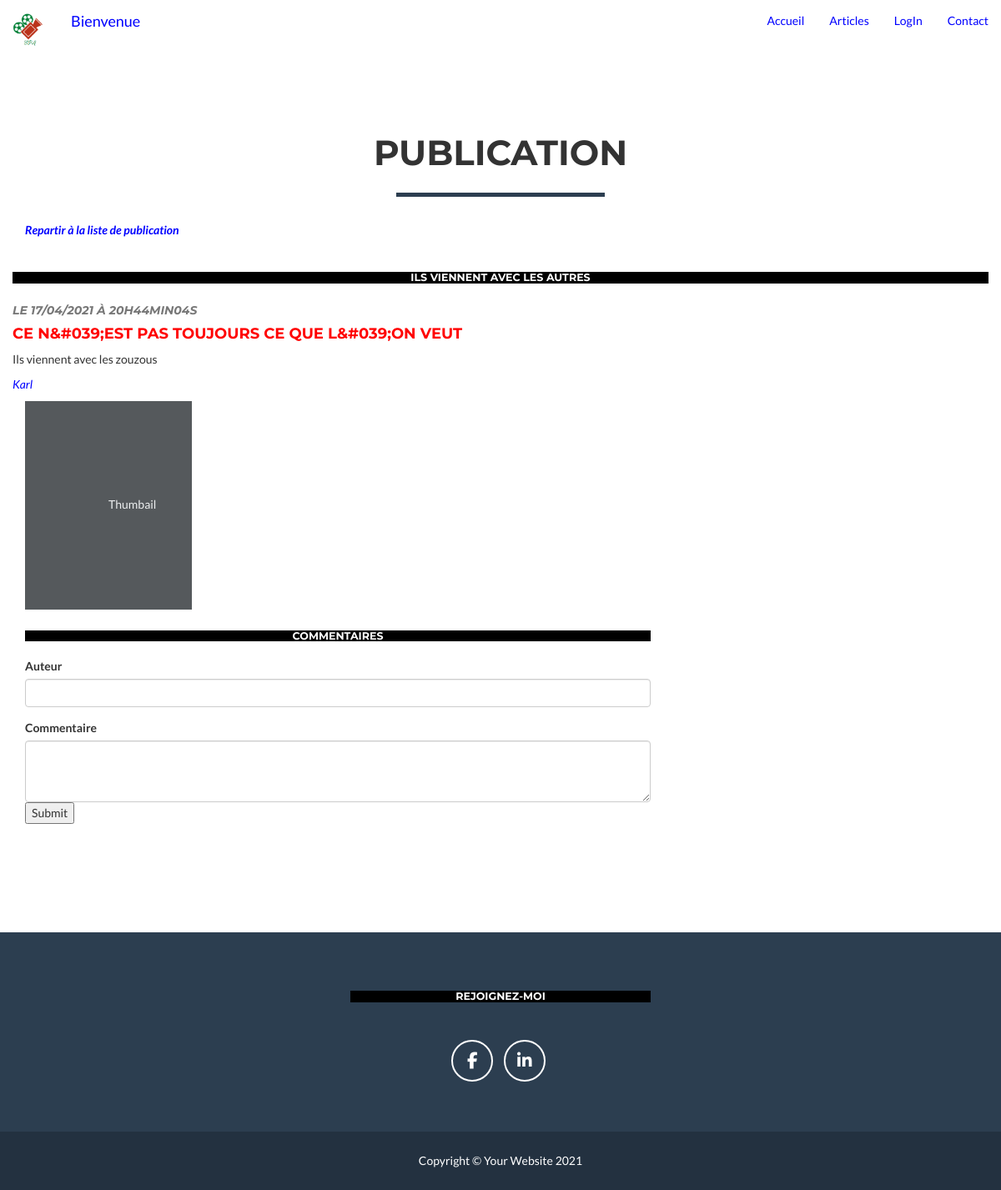
The app's page /index.php?action=getPostComments&id_article=33 with its own data.
### tables this page shows
CREATE TABLE IF NOT EXISTS `post` (
  `id_post` int(11) NOT NULL AUTO_INCREMENT,
  `title` varchar(70) NOT NULL,
  `date_post` datetime NOT NULL,
  `chapo` varchar(255) NOT NULL,
  `content` text NOT NULL,
  `author` varchar(70) NOT NULL,
  PRIMARY KEY (`id_post`)
);

### controllers/ctrlComments.php (called while the page is built, shortened)
<?php
class ctrlComments
{
	 public function getPostComments()
	{
		$instance_post=new \myrna\blog\model\PostManager();
		if(isset($_GET['id_article']) AND !empty($_GET['id_article']) )
		$post=$instance_post->getPost($_GET['id_article']);
		require('view/frontend/postView.php');
	}
}

### index.php (called while the page is built, shortened)
<?php
$switcher= new \myrna\blog\controllers\Switcher();
$switcher->switchRequete();
?>

### model/PostManager.php (called while the page is built, shortened)
<?php
class PostManager extends Manager
{
	public function getPost($postId)
	{
	    $bdd=$this->bddConnexion();
	    $sql_post='SELECT id_post,title,DATE_FORMAT(date_post,\'%d/%m/%Y à %Hh%imin%ss\' )
			 AS date_post_fr,chapo,content,author FROM post WHERE id_post=?
			 ORDER BY date_post DESC';
	    $req=$bdd->prepare($sql_post);
	    $req->execute(array($postId));
	    $post=$req->fetch();
		return $post;
	}
}
?>

### view/frontend/postView.php (the view, shortened to what this page needs)
    <section id="portfolio">
        <div class="container">
            <div class="row">
                <div class="col-lg-12 text-center">
                    <h2>Publication</h2>
                    <hr class="star-primary">
                </div>
            </div>
        </div>
        <div class="container">
             <div class="row">
                <div class="col-lg-12">
                    <strong class="d-inline-block mb-2 text-primary">
                        <a href="index.php?action=getListPost">
                            <em>Repartir à la liste de publication</em>
                        </a><br/><br/>
                    </strong>
                </div>
            </div>
            <div class="row flex-md-row ">
                <div col-md-3 style="padding-bottom: 10px">       <h3 class="mb-0"><?php if(isset($post['title']) AND !empty($post['title'])) { echo htmlspecialchars($post['title']);}?></h3>
                    <h5 class="mb-1 text-muted">
                        <br/><em> le <?php if(isset($post['date_post_fr']) AND !empty($post['date_post_fr'])) { echo $post['date_post_fr']; }?> </em>
                    </h5>
                    <p class="card-text mb-auto"> <h4><font color=red><?php if(isset($post['chapo']) AND !empty($post['chapo'])) { echo nl2br(htmlspecialchars($post['chapo']) ).'<br/>'; }?> </font></h4>
                    <?php if(isset($post['content']) AND !empty($post['content'])) { echo nl2br(htmlspecialchars($post['content']) ).'<br/>'; } ?>
                    </p>
                      <a class="stretched-link" href="#">
                        <em> <?php if(isset($post['author']) AND !empty($post['author'])) {echo nl2br(htmlspecialchars($post['author']) ).'<br/>'; }?></em>
                    </a>
                </div>
                <div class="col-md-3" >
                    <svg class="bd-placeholder-img" width="200" height="250" xmlnx="htpp://www.w3.org/2000/svg" role="img" aria-label="Placeholder: Thumbnail" preserveAspectRation="xMidYMid slice" focusable="false">
                        <text x="50%" y="50%" fill="#eceeef" dy=".3em">Thumbail</text>
                    </svg >
                </div>
            </div>
            <div class="row">
                <div class="col-sm-8 portfolio-item bd-example">
                    <h3>Commentaires </h3><br/>
                    <form action="index.php?action=addComments&amp;id_article=<?= $post['id_post'] ?>" method="post">
                        <div class="mb-3 form-group">
                            <label class="form-label" for="FormControlAuteur"> Auteur</label>
                            <input id="FormControlAuteur" type="text" name="author" class="form-control" rows="3"/>
                        </div>
                        <div class="mb-3">
                            <label class="form-label" for="FormControlContenu"> Commentaire</label>
                            <textarea id="FormControlContenu" name="comments" class="form-control" rows="3"></textarea>
                        </div>
                        <div>
                            <input type="submit" name="" />
                        </div>
                    </form>
                </div>
            </div>
        </div>
    </section>
<?php require('template.php'); ?>

### css/style.css (style rules this page uses)
h1, h3 { text-align:center; }
h3 { background-color:black; color:white; font-size:0.9em; margin-bottom:0px; }
a { text-decoration: none; color: blue; }

### records on screen
post: title "ILS VIENNENT AVEC LES AUTRES", chapo "CE N&#039;EST PAS TOUJOURS CE QUE L&#039;ON VEUT", content "Ils viennent avec les zouzous", author "Karl"

### other values on screen
$post['date_post_fr'] "17/04/2021 À 20H44MIN04S"
